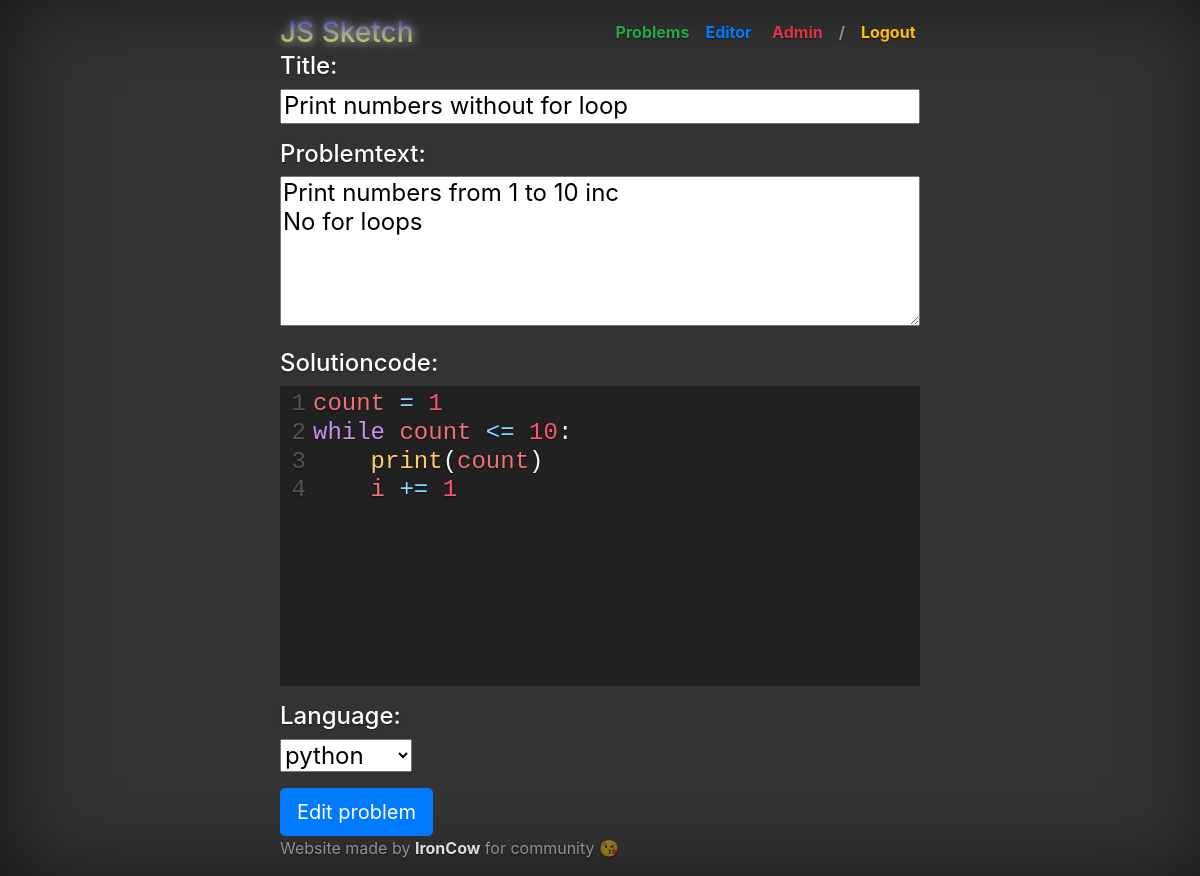
/problem/1/edit (signed in), run on an earlier commit of the app's database.
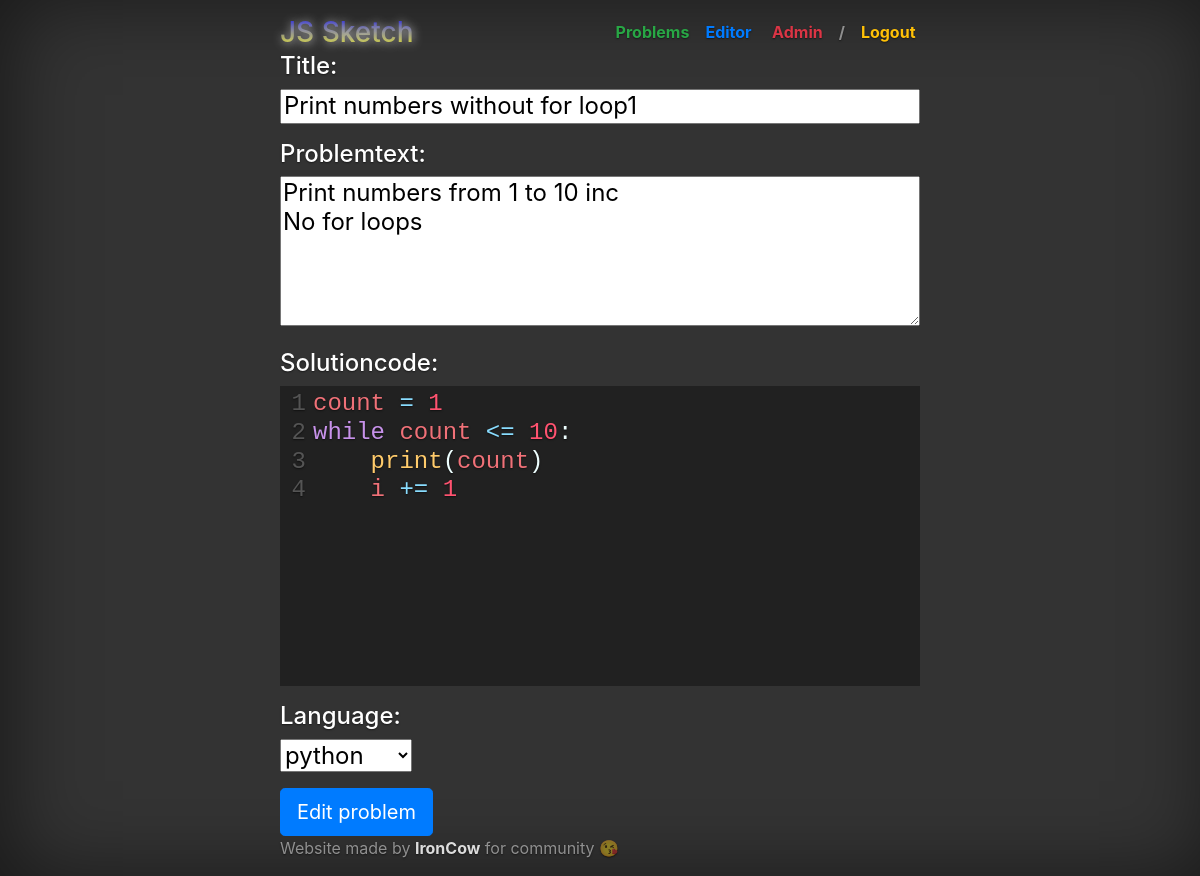
And on a later commit of the database.
### js_Sketch/models.py (models this page shows, shortened)
class Problem(models.Model):
    title = models.CharField(max_length=64)
    problemtext = models.TextField(max_length=1024)
    solutioncode = models.TextField(max_length=1024)
    timestamp = models.DateTimeField(auto_now_add=True)
    user = models.ForeignKey(User, on_delete=models.CASCADE)
    language = models.ForeignKey(Language, on_delete=models.CASCADE)
    class Meta:
        ordering = ["-id", ]

### js_Sketch/views.py (the view, shortened to what this page needs)
# urls.py: path('problem/<int:problem_id>/edit', edit_problem),
def edit_problem(request, problem_id: int):
    context = dict()
    problem = get_object_or_404(Problem, id=problem_id)
    if not request.user.is_superuser and request.user != problem.user:
        messages.info(request, "No access to edit this problem")
        return redirect(f'/problems_list')
    if request.method == "GET":
        form = ProblemForm(instance=problem)
        context['form'] = form
        context['problem'] = problem
        return render(request, "sketch/edit_problem.html", context)

### js_Sketch/forms.py
class ProblemForm(ModelForm):
    class Meta:
        model = Problem
        fields = ['title', 'problemtext', 'solutioncode', 'language']

### js_Sketch/models.py (called while the page is built)
    def __str__(self):
        return self.name

### templates/sketch/edit_problem.html (shortened to what this page needs)
{% extends 'layouts/base.html' %}
{% load static %}
{% block content %}
    <form class="" id="form-for-code" method="post" enctype="multipart/form-data">{% csrf_token %}
{% for field in form %}
    <h4>
        {{ field.label_tag }}
        <p>{{ field }}</p>
    </h4>
{% endfor %}
    <input type='submit' class="btn btn-lg btn-primary run-button" value='Edit problem' />
</form>
{% endblock content %}

What changed in the data, as far as the page shows it:
changed Problem "Print numbers from 1 to 10 inc No for loops": title "Print numbers without for loop" → "Print numbers without for loop1"
